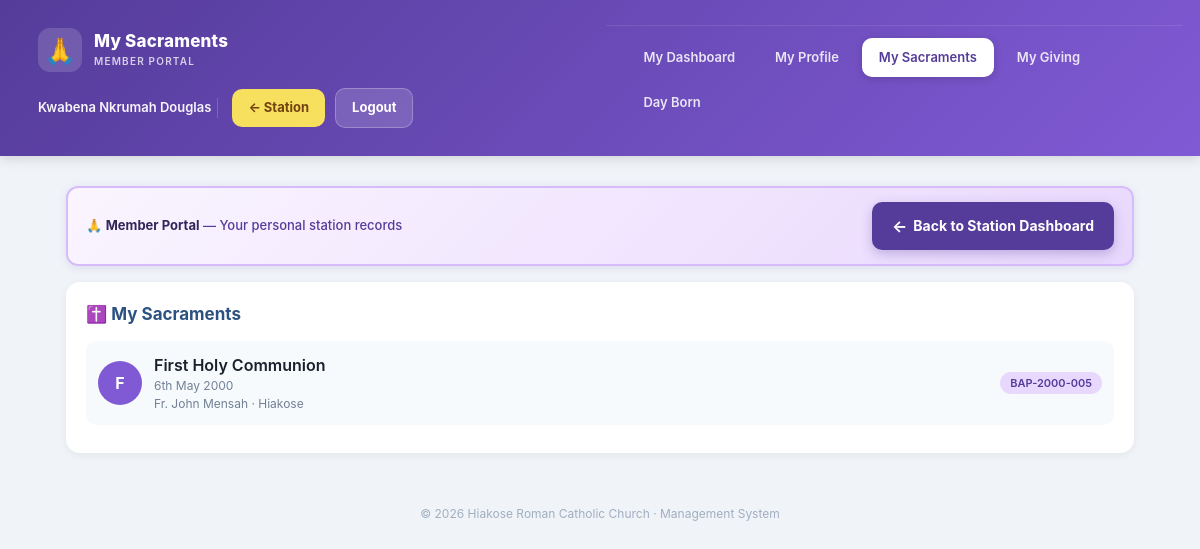
Screenshot of /member/my_sacraments.php (signed in) with the database file from the repository.
### tables this page shows
CREATE TABLE `sacraments` (
  `id` int(11) NOT NULL AUTO_INCREMENT,
  `member_id` int(11) NOT NULL,
  `type` varchar(60) NOT NULL,
  `date_received` date DEFAULT NULL,
  `minister` varchar(120) DEFAULT NULL,
  `place` varchar(150) DEFAULT NULL,
  `certificate_no` varchar(60) DEFAULT NULL,
  `created_at` timestamp NOT NULL DEFAULT current_timestamp(),
  PRIMARY KEY (`id`),
  KEY `member_id` (`member_id`),
  CONSTRAINT `sacraments_ibfk_1` FOREIGN KEY (`member_id`) REFERENCES `members` (`id`) ON DELETE CASCADE
);

CREATE TABLE `settings` (
  `id` int(11) NOT NULL DEFAULT 1,
  `church_name` varchar(150) DEFAULT 'Roman Catholic Church',
  `currency` varchar(10) DEFAULT 'GH₵',
  `timezone` varchar(60) DEFAULT 'Africa/Accra',
  `default_currency_code` varchar(10) DEFAULT 'GHS',
  PRIMARY KEY (`id`)
);

### includes/auth.php (called while the page is built, shortened)
<?php
require_once __DIR__ . '/../config/database.php';
function currentUser() { return $_SESSION['user'] ?? null; }
function myMember(PDO $pdo): ?array {
    $u = currentUser();
    $stmt = $pdo->prepare("SELECT * FROM members WHERE id = ?");
    $stmt->execute([$u['member_id']]);
    return $stmt->fetch() ?: null;
}

### includes/functions.php (called while the page is built, shortened)
<?php
function e($s) { return htmlspecialchars($s ?? '', ENT_QUOTES, 'UTF-8'); }
    ?>

### config/database.php (called while the page is built, shortened)
<?php
$DB_HOST = 'localhost';
$DB_NAME = 'church_db';
$DB_USER = 'root';
$DB_PASS = '';
try {
    $pdo = new PDO(
        "mysql:host=$DB_HOST;dbname=$DB_NAME;charset=utf8mb4",
        $DB_USER,
        $DB_PASS,
        [
            PDO::ATTR_ERRMODE            => PDO::ERRMODE_EXCEPTION,
            PDO::ATTR_DEFAULT_FETCH_MODE => PDO::FETCH_ASSOC,
            PDO::ATTR_EMULATE_PREPARES   => false,
        ]
    );
} catch (PDOException $e) {
    die("Database connection failed: " . $e->getMessage());
}
$settings = $pdo->query("SELECT * FROM settings WHERE id=1")->fetch();
require_once __DIR__ . '/../includes/functions.php';

### member/my_sacraments.php (the view, shortened to what this page needs)
<?php
require_once __DIR__ . '/_layout.php';
$member = myMember($pdo);
$sacraments = [];
if ($member) {
    try {
        $stmt = $pdo->prepare("SELECT * FROM sacraments
            WHERE member_id = ?
            ORDER BY date_received IS NULL, date_received DESC");
        $stmt->execute([$member['id']]);
        $sacraments = $stmt->fetchAll();
    } catch (PDOException $e) { $sacraments = []; }
}
?>
<div class="card">
  <h3>✝️ My Sacraments</h3>
  <?php if (!$member): ?>
    <div class="empty">No member record linked to your account.</div>
  <?php elseif (!$sacraments): ?>
    <div class="empty">No sacraments recorded yet.</div>
  <?php else: foreach ($sacraments as $s): ?>
    <div class="member-card">
      <div class="avatar" style="background:#805ad5;">
        <?= e(strtoupper(substr($s['type'] ?? '?', 0, 1))) ?>
      </div>
      <div class="member-info">
        <div class="name"><?= e($s['type'] ?? '') ?></div>
        <div class="meta">
          <?= !empty($s['date_received'])
              ? 'date'('jS F Y', 'strtotime'($s['date_received']))
              : 'date not recorded' ?>
        </div>
        <?php if (!empty($s['minister']) || !empty($s['place'])): ?>
          <div class="meta">
            <?= !empty($s['minister']) ? e($s['minister']) : '' ?>
            <?= !empty($s['place']) ? ' · ' . e($s['place']) : '' ?>
          </div>
        <?php endif; ?>
      </div>
      <?php if (!empty($s['certificate_no'])): ?>
        <span class="badge"><?= e($s['certificate_no']) ?></span>
      <?php endif; ?>
    </div>
  <?php endforeach; endif; ?>
</div>
<?php include __DIR__ . '/../includes/footer.php'; ?>

### includes/footer.php (shortened to what this page needs)
</main>
<footer>
  © <?= 'date'('Y') ?> <?= e($settings['church_name'] ?? 'Church') ?> · Management System
</footer>
</body>
</html>

### assets/css/style.css (style rules this page uses)
* { box-sizing: border-box; margin: 0; padding: 0; -webkit-tap-highlight-color: transparent; }
body { font-family: -apple-system, BlinkMacSystemFont, "Segoe UI", Roboto, sans-serif; background: #f0f4f8; color: #1a202c; font-size: 16px; line-height: 1.5; }
.card { background: #fff; border-radius: 14px; padding: 20px; box-shadow: 0 2px 8px rgba(0,0,0,0.06); margin-bottom: 16px; }
.card h3 { font-size: 17px; color: #2c5282; margin-bottom: 14px; }
.member-card { display: flex; align-items: center; gap: 12px; padding: 12px; background: #f7fafc; border-radius: 10px; margin-bottom: 8px; }
.avatar { width: 44px; height: 44px; border-radius: 50%; background: #6b46c1; color: #fff; display: flex; align-items: center; justify-content: center; font-weight: 700; flex-shrink: 0; }
.member-info { flex: 1; min-width: 0; }
.member-info .name { font-weight: 600; }
.member-info .meta { font-size: 12px; color: #718096; }
.badge { display: inline-block; padding: 3px 10px; border-radius: 999px; font-size: 11px; font-weight: 600; background: #e9d8fd; color: #553c9a; }
footer { text-align: center; padding: 20px; color: #a0aec0; font-size: 12px; }
.badge { background: #e9d8fd; color: #553c9a; }

### rows the page displays
sacraments: type "F", type "First Holy Communion", date_received "6th May 2000", minister "Fr. John Mensah", place "Hiakose", certificate_no "BAP-2000-005"
settings: church_name "Hiakose Roman Catholic Church"

### other values shown
$pageTitle "My Sacraments"
$u['name'] "Kwabena Nkrumah Douglas"
$label "My Dashboard"
$label "My Profile"
$label "My Sacraments"
$label "My Giving"
$label "Day Born"
